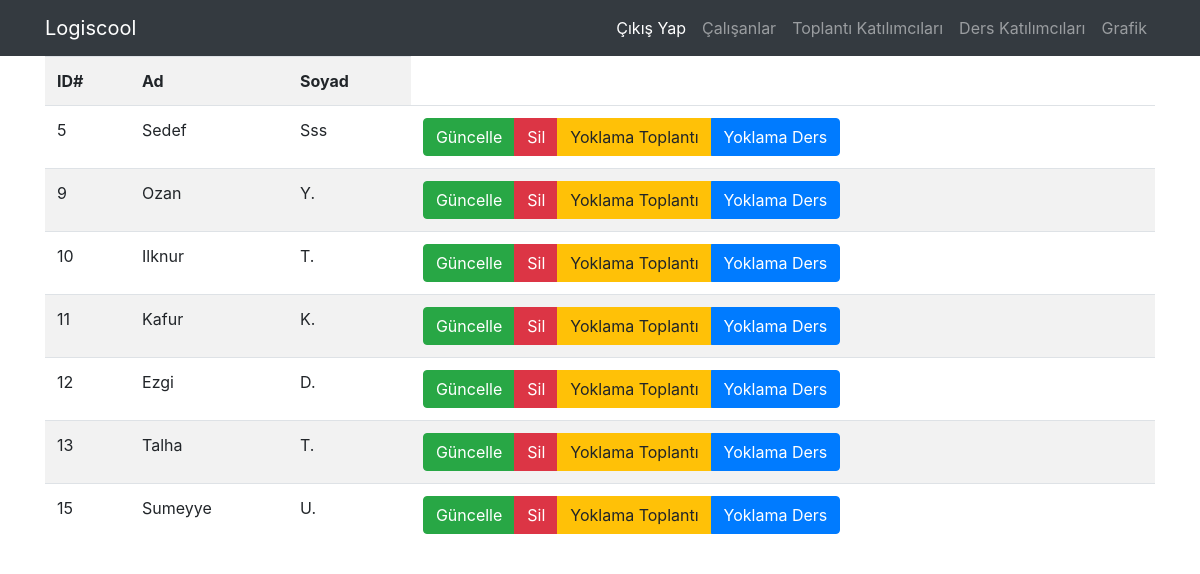
The page /nstack/show.php on the database its author committed.
### tables this page shows
CREATE TABLE IF NOT EXISTS `calisanlar` (
  `calisan_id` int(3) NOT NULL AUTO_INCREMENT,
  `calisan_ad` varchar(50) NOT NULL,
  `calisan_soyad` varchar(50) NOT NULL,
  PRIMARY KEY (`calisan_id`)
);

### nstack/show.php (the view, shortened to what this page needs)
<?php
    require_once('db_con.php');
    $sql = "SELECT * FROM `calisanlar`";
    $result = $con->query($sql);
?>
<!DOCTYPE html>
<html lang="en">
<head>
    <link rel="stylesheet" href="https://stackpath.bootstrapcdn.com/bootstrap/4.4.1/css/bootstrap.min.css">
</head>
<body>
<nav class="navbar navbar-expand-lg navbar-dark bg-dark">
        <div class="container">
            <a class="navbar-brand" href="#">Logiscool</a>
            <div class="collapse navbar-collapse" id="navbarText">
                <ul class="navbar-nav ml-auto">
                <li class="nav-item active">
                    <a class="nav-link" href="http://localhost/first/kendi/index.php">Çıkış Yap</a>
                </li>
                <li class="nav-item">
                    <a class="nav-link" href="http://localhost/first/nstack/show.php">Çalışanlar</a>
                </li>
                <li class="nav-item">
                    <a class="nav-link" href="http://localhost/first/nstack/showtoplanti.php">Toplantı Katılımcıları</a>
                </li>
                <li class="nav-item">
                    <a class="nav-link" href="http://localhost/first/nstack/showDers.php">Ders Katılımcıları</a>
                </li>
                <li class="nav-item">
                    <a class="nav-link" href="http://localhost/first/grafik/index2.php">Grafik</a>
                </li>
                </ul>
            </div>
        </div>
    </nav>
    <div class="container">
        <table class="table table-striped table-borderrer">
            <tr>
                <th>ID#</th>
                <th>Ad</th>
                <th>Soyad</th>
            </tr>
            <?php
                if($result->num_rows > 0 ){
                    while($row = $result->fetch_assoc()){
                        echo "<tr>";
                        echo "<td>" . $row['calisan_id'] . "</td>";
                        echo "<td>" . $row['calisan_ad'] . "</td>";
                        echo "<td> " . $row['calisan_soyad'] . "</td>";
                        echo "<td>";
                        echo "<div class='btn-group'>";
                        echo "<a class='btn btn-success' href='./edit.php?id=" .$row['calisan_id'] ."'> Güncelle </a>";
                        echo "<a class='btn btn-danger' href='./delete.php?id=" .$row['calisan_id'] ."'> Sil</a>";
                        echo "<a class='btn btn-warning' href='./yoklama.php?id=" .$row['calisan_id'] ."'> Yoklama Toplantı</a>";
                        echo "<a class='btn btn-primary' href='./yoklamaders.php?id=" .$row['calisan_id'] ."'> Yoklama Ders </a>";
                        echo "</div>";
                        echo "</td>";
                        echo "</tr>";
                    }
                }
            ?>
        </table>
    </div>
</body>
</html>

### rows shown on the page
calisanlar: calisan_id "5", calisan_ad "Sedef", calisan_soyad "Sss"
calisanlar: calisan_id "9", calisan_ad "Ozan", calisan_soyad "Y."
calisanlar: calisan_id "10", calisan_ad "Ilknur", calisan_soyad "T."
calisanlar: calisan_id "11", calisan_ad "Kafur", calisan_soyad "K."
calisanlar: calisan_id "12", calisan_ad "Ezgi", calisan_soyad "D."
calisanlar: calisan_id "13", calisan_ad "Talha", calisan_soyad "T."
calisanlar: calisan_id "15", calisan_ad "Sumeyye", calisan_soyad "U."
